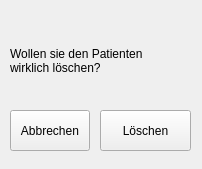
<?xml version="1.0" encoding="UTF-8"?>
<ui version="4.0">
 <class>delDialog</class>
 <widget class="QWidget" name="delDialog">
  <property name="geometry">
   <rect>
    <x>0</x>
    <y>0</y>
    <width>202</width>
    <height>169</height>
   </rect>
  </property>
  <property name="windowTitle">
   <string>Form</string>
  </property>
  <widget class="QLabel" name="label">
   <property name="geometry">
    <rect>
     <x>10</x>
     <y>20</y>
     <width>161</width>
     <height>81</height>
    </rect>
   </property>
   <property name="text">
    <string>Wollen sie den Patienten
wirklich löschen?</string>
   </property>
  </widget>
  <widget class="QPushButton" name="pushButton">
   <property name="geometry">
    <rect>
     <x>100</x>
     <y>110</y>
     <width>91</width>
     <height>41</height>
    </rect>
   </property>
   <property name="text">
    <string>Löschen</string>
   </property>
  </widget>
  <widget class="QPushButton" name="pushButton_2">
   <property name="geometry">
    <rect>
     <x>10</x>
     <y>110</y>
     <width>80</width>
     <height>41</height>
    </rect>
   </property>
   <property name="text">
    <string>Abbrechen</string>
   </property>
  </widget>
 </widget>
 <resources/>
 <connections/>
</ui>
